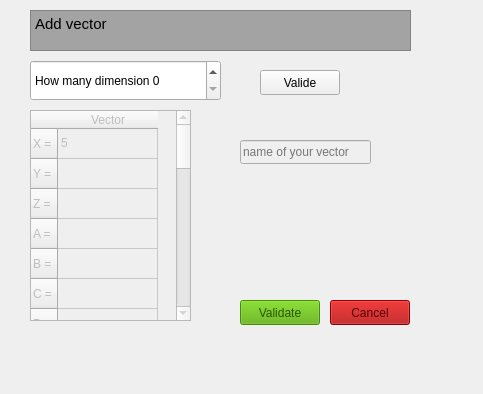
<?xml version="1.0" encoding="UTF-8"?>
<ui version="4.0">
 <class>addvectwindow</class>
 <widget class="QDialog" name="addvectwindow">
  <property name="geometry">
   <rect>
    <x>0</x>
    <y>0</y>
    <width>483</width>
    <height>394</height>
   </rect>
  </property>
  <property name="windowTitle">
   <string>Add Vector Window</string>
  </property>
  <widget class="QTableWidget" name="tableWidget_vect">
   <property name="enabled">
    <bool>false</bool>
   </property>
   <property name="geometry">
    <rect>
     <x>30</x>
     <y>110</y>
     <width>161</width>
     <height>211</height>
    </rect>
   </property>
   <property name="toolTip">
    <string/>
   </property>
   <row>
    <property name="text">
     <string>X = </string>
    </property>
   </row>
   <row>
    <property name="text">
     <string>Y =</string>
    </property>
   </row>
   <row>
    <property name="text">
     <string>Z =</string>
    </property>
   </row>
   <row>
    <property name="text">
     <string>A =</string>
    </property>
   </row>
   <row>
    <property name="text">
     <string>B =</string>
    </property>
   </row>
   <row>
    <property name="text">
     <string>C =</string>
    </property>
   </row>
   <row>
    <property name="text">
     <string>D = </string>
    </property>
   </row>
   <row>
    <property name="text">
     <string>F =</string>
    </property>
   </row>
   <row>
    <property name="text">
     <string>G =</string>
    </property>
   </row>
   <row>
    <property name="text">
     <string>H =</string>
    </property>
   </row>
   <row>
    <property name="text">
     <string>I = </string>
    </property>
   </row>
   <row>
    <property name="text">
     <string>J =</string>
    </property>
   </row>
   <row>
    <property name="text">
     <string>K =</string>
    </property>
   </row>
   <row>
    <property name="text">
     <string>L =</string>
    </property>
   </row>
   <row>
    <property name="text">
     <string>M =</string>
    </property>
   </row>
   <row>
    <property name="text">
     <string>N =</string>
    </property>
   </row>
   <row>
    <property name="text">
     <string>O = </string>
    </property>
   </row>
   <row>
    <property name="text">
     <string>P =</string>
    </property>
   </row>
   <row>
    <property name="text">
     <string>Q =</string>
    </property>
   </row>
   <row>
    <property name="text">
     <string>R =</string>
    </property>
   </row>
   <row>
    <property name="text">
     <string>S =</string>
    </property>
   </row>
   <row>
    <property name="text">
     <string>T = </string>
    </property>
   </row>
   <row>
    <property name="text">
     <string>U =</string>
    </property>
   </row>
   <row>
    <property name="text">
     <string>V =</string>
    </property>
   </row>
   <row>
    <property name="text">
     <string>W =</string>
    </property>
   </row>
   <column>
    <property name="text">
     <string>Vector</string>
    </property>
   </column>
   <item row="0" column="0">
    <property name="text">
     <string>5</string>
    </property>
   </item>
  </widget>
  <widget class="QPushButton" name="Button_valide_2">
   <property name="enabled">
    <bool>false</bool>
   </property>
   <property name="geometry">
    <rect>
     <x>240</x>
     <y>300</y>
     <width>80</width>
     <height>25</height>
    </rect>
   </property>
   <property name="palette">
    <palette>
     <active>
      <colorrole role="WindowText">
       <brush brushstyle="SolidPattern">
        <color alpha="255">
         <red>0</red>
         <green>0</green>
         <blue>0</blue>
        </color>
       </brush>
      </colorrole>
      <colorrole role="Button">
       <brush brushstyle="SolidPattern">
        <color alpha="255">
         <red>85</red>
         <green>170</green>
         <blue>0</blue>
        </color>
       </brush>
      </colorrole>
      <colorrole role="Light">
       <brush brushstyle="SolidPattern">
        <color alpha="255">
         <red>128</red>
         <green>255</green>
         <blue>0</blue>
        </color>
       </brush>
      </colorrole>
      <colorrole role="Midlight">
       <brush brushstyle="SolidPattern">
        <color alpha="255">
         <red>106</red>
         <green>212</green>
         <blue>0</blue>
        </color>
       </brush>
      </colorrole>
      <colorrole role="Dark">
       <brush brushstyle="SolidPattern">
        <color alpha="255">
         <red>43</red>
         <green>85</green>
         <blue>0</blue>
        </color>
       </brush>
      </colorrole>
      <colorrole role="Mid">
       <brush brushstyle="SolidPattern">
        <color alpha="255">
         <red>57</red>
         <green>113</green>
         <blue>0</blue>
        </color>
       </brush>
      </colorrole>
      <colorrole role="Text">
       <brush brushstyle="SolidPattern">
        <color alpha="255">
         <red>0</red>
         <green>0</green>
         <blue>0</blue>
        </color>
       </brush>
      </colorrole>
      <colorrole role="BrightText">
       <brush brushstyle="SolidPattern">
        <color alpha="255">
         <red>255</red>
         <green>255</green>
         <blue>255</blue>
        </color>
       </brush>
      </colorrole>
      <colorrole role="ButtonText">
       <brush brushstyle="SolidPattern">
        <color alpha="255">
         <red>0</red>
         <green>0</green>
         <blue>0</blue>
        </color>
       </brush>
      </colorrole>
      <colorrole role="Base">
       <brush brushstyle="SolidPattern">
        <color alpha="255">
         <red>255</red>
         <green>255</green>
         <blue>255</blue>
        </color>
       </brush>
      </colorrole>
      <colorrole role="Window">
       <brush brushstyle="SolidPattern">
        <color alpha="255">
         <red>85</red>
         <green>170</green>
         <blue>0</blue>
        </color>
       </brush>
      </colorrole>
      <colorrole role="Shadow">
       <brush brushstyle="SolidPattern">
        <color alpha="255">
         <red>0</red>
         <green>0</green>
         <blue>0</blue>
        </color>
       </brush>
      </colorrole>
      <colorrole role="AlternateBase">
       <brush brushstyle="SolidPattern">
        <color alpha="255">
         <red>170</red>
         <green>212</green>
         <blue>127</blue>
        </color>
       </brush>
      </colorrole>
      <colorrole role="ToolTipBase">
       <brush brushstyle="SolidPattern">
        <color alpha="255">
         <red>255</red>
         <green>255</green>
         <blue>220</blue>
        </color>
       </brush>
      </colorrole>
      <colorrole role="ToolTipText">
       <brush brushstyle="SolidPattern">
        <color alpha="255">
         <red>0</red>
         <green>0</green>
         <blue>0</blue>
        </color>
       </brush>
      </colorrole>
      <colorrole role="PlaceholderText">
       <brush brushstyle="SolidPattern">
        <color alpha="128">
         <red>0</red>
         <green>0</green>
         <blue>0</blue>
        </color>
       </brush>
      </colorrole>
     </active>
     <inactive>
      <colorrole role="WindowText">
       <brush brushstyle="SolidPattern">
        <color alpha="255">
         <red>0</red>
         <green>0</green>
         <blue>0</blue>
        </color>
       </brush>
      </colorrole>
      <colorrole role="Button">
       <brush brushstyle="SolidPattern">
        <color alpha="255">
         <red>85</red>
         <green>170</green>
         <blue>0</blue>
        </color>
       </brush>
      </colorrole>
      <colorrole role="Light">
       <brush brushstyle="SolidPattern">
        <color alpha="255">
         <red>128</red>
         <green>255</green>
         <blue>0</blue>
        </color>
       </brush>
      </colorrole>
      <colorrole role="Midlight">
       <brush brushstyle="SolidPattern">
        <color alpha="255">
         <red>106</red>
         <green>212</green>
         <blue>0</blue>
        </color>
       </brush>
      </colorrole>
      <colorrole role="Dark">
       <brush brushstyle="SolidPattern">
        <color alpha="255">
         <red>43</red>
         <green>85</green>
         <blue>0</blue>
        </color>
       </brush>
      </colorrole>
      <colorrole role="Mid">
       <brush brushstyle="SolidPattern">
        <color alpha="255">
         <red>57</red>
         <green>113</green>
         <blue>0</blue>
        </color>
       </brush>
      </colorrole>
      <colorrole role="Text">
       <brush brushstyle="SolidPattern">
        <color alpha="255">
         <red>0</red>
         <green>0</green>
         <blue>0</blue>
        </color>
       </brush>
      </colorrole>
      <colorrole role="BrightText">
       <brush brushstyle="SolidPattern">
        <color alpha="255">
         <red>255</red>
         <green>255</green>
         <blue>255</blue>
        </color>
       </brush>
      </colorrole>
      <colorrole role="ButtonText">
       <brush brushstyle="SolidPattern">
        <color alpha="255">
         <red>0</red>
         <green>0</green>
         <blue>0</blue>
        </color>
       </brush>
      </colorrole>
      <colorrole role="Base">
       <brush brushstyle="SolidPattern">
        <color alpha="255">
         <red>255</red>
         <green>255</green>
         <blue>255</blue>
        </color>
       </brush>
      </colorrole>
      <colorrole role="Window">
       <brush brushstyle="SolidPattern">
        <color alpha="255">
         <red>85</red>
         <green>170</green>
         <blue>0</blue>
        </color>
       </brush>
      </colorrole>
      <colorrole role="Shadow">
       <brush brushstyle="SolidPattern">
        <color alpha="255">
         <red>0</red>
         <green>0</green>
         <blue>0</blue>
        </color>
       </brush>
      </colorrole>
      <colorrole role="AlternateBase">
       <brush brushstyle="SolidPattern">
        <color alpha="255">
         <red>170</red>
         <green>212</green>
         <blue>127</blue>
        </color>
       </brush>
      </colorrole>
      <colorrole role="ToolTipBase">
       <brush brushstyle="SolidPattern">
        <color alpha="255">
         <red>255</red>
         <green>255</green>
         <blue>220</blue>
        </color>
       </brush>
      </colorrole>
      <colorrole role="ToolTipText">
       <brush brushstyle="SolidPattern">
        <color alpha="255">
         <red>0</red>
         <green>0</green>
         <blue>0</blue>
        </color>
       </brush>
      </colorrole>
      <colorrole role="PlaceholderText">
       <brush brushstyle="SolidPattern">
        <color alpha="128">
         <red>0</red>
         <green>0</green>
         <blue>0</blue>
        </color>
       </brush>
      </colorrole>
     </inactive>
     <disabled>
      <colorrole role="WindowText">
       <brush brushstyle="SolidPattern">
        <color alpha="255">
         <red>43</red>
         <green>85</green>
         <blue>0</blue>
        </color>
       </brush>
      </colorrole>
      <colorrole role="Button">
       <brush brushstyle="SolidPattern">
        <color alpha="255">
         <red>85</red>
         <green>170</green>
         <blue>0</blue>
        </color>
       </brush>
      </colorrole>
      <colorrole role="Light">
       <brush brushstyle="SolidPattern">
        <color alpha="255">
         <red>128</red>
         <green>255</green>
         <blue>0</blue>
        </color>
       </brush>
      </colorrole>
      <colorrole role="Midlight">
       <brush brushstyle="SolidPattern">
        <color alpha="255">
         <red>106</red>
         <green>212</green>
         <blue>0</blue>
        </color>
       </brush>
      </colorrole>
      <colorrole role="Dark">
       <brush brushstyle="SolidPattern">
        <color alpha="255">
         <red>43</red>
         <green>85</green>
         <blue>0</blue>
        </color>
       </brush>
      </colorrole>
      <colorrole role="Mid">
       <brush brushstyle="SolidPattern">
        <color alpha="255">
         <red>57</red>
         <green>113</green>
         <blue>0</blue>
        </color>
       </brush>
      </colorrole>
      <colorrole role="Text">
       <brush brushstyle="SolidPattern">
        <color alpha="255">
         <red>43</red>
         <green>85</green>
         <blue>0</blue>
        </color>
       </brush>
      </colorrole>
      <colorrole role="BrightText">
       <brush brushstyle="SolidPattern">
        <color alpha="255">
         <red>255</red>
         <green>255</green>
         <blue>255</blue>
        </color>
       </brush>
      </colorrole>
      <colorrole role="ButtonText">
       <brush brushstyle="SolidPattern">
        <color alpha="255">
         <red>43</red>
         <green>85</green>
         <blue>0</blue>
        </color>
       </brush>
      </colorrole>
      <colorrole role="Base">
       <brush brushstyle="SolidPattern">
        <color alpha="255">
         <red>85</red>
         <green>170</green>
         <blue>0</blue>
        </color>
       </brush>
      </colorrole>
      <colorrole role="Window">
       <brush brushstyle="SolidPattern">
        <color alpha="255">
         <red>85</red>
         <green>170</green>
         <blue>0</blue>
        </color>
       </brush>
      </colorrole>
      <colorrole role="Shadow">
       <brush brushstyle="SolidPattern">
        <color alpha="255">
         <red>0</red>
         <green>0</green>
         <blue>0</blue>
        </color>
       </brush>
      </colorrole>
      <colorrole role="AlternateBase">
       <brush brushstyle="SolidPattern">
        <color alpha="255">
         <red>85</red>
         <green>170</green>
         <blue>0</blue>
        </color>
       </brush>
      </colorrole>
      <colorrole role="ToolTipBase">
       <brush brushstyle="SolidPattern">
        <color alpha="255">
         <red>255</red>
         <green>255</green>
         <blue>220</blue>
        </color>
       </brush>
      </colorrole>
      <colorrole role="ToolTipText">
       <brush brushstyle="SolidPattern">
        <color alpha="255">
         <red>0</red>
         <green>0</green>
         <blue>0</blue>
        </color>
       </brush>
      </colorrole>
      <colorrole role="PlaceholderText">
       <brush brushstyle="SolidPattern">
        <color alpha="128">
         <red>0</red>
         <green>0</green>
         <blue>0</blue>
        </color>
       </brush>
      </colorrole>
     </disabled>
    </palette>
   </property>
   <property name="font">
    <font>
     <weight>50</weight>
     <bold>false</bold>
    </font>
   </property>
   <property name="autoFillBackground">
    <bool>false</bool>
   </property>
   <property name="text">
    <string>Validate</string>
   </property>
   <property name="autoDefault">
    <bool>true</bool>
   </property>
   <property name="default">
    <bool>false</bool>
   </property>
   <property name="flat">
    <bool>false</bool>
   </property>
  </widget>
  <widget class="QPushButton" name="Button_cancel_2">
   <property name="enabled">
    <bool>false</bool>
   </property>
   <property name="geometry">
    <rect>
     <x>330</x>
     <y>300</y>
     <width>80</width>
     <height>25</height>
    </rect>
   </property>
   <property name="palette">
    <palette>
     <active>
      <colorrole role="WindowText">
       <brush brushstyle="SolidPattern">
        <color alpha="255">
         <red>0</red>
         <green>0</green>
         <blue>0</blue>
        </color>
       </brush>
      </colorrole>
      <colorrole role="Button">
       <brush brushstyle="SolidPattern">
        <color alpha="255">
         <red>170</red>
         <green>0</green>
         <blue>0</blue>
        </color>
       </brush>
      </colorrole>
      <colorrole role="Light">
       <brush brushstyle="SolidPattern">
        <color alpha="255">
         <red>255</red>
         <green>0</green>
         <blue>0</blue>
        </color>
       </brush>
      </colorrole>
      <colorrole role="Midlight">
       <brush brushstyle="SolidPattern">
        <color alpha="255">
         <red>212</red>
         <green>0</green>
         <blue>0</blue>
        </color>
       </brush>
      </colorrole>
      <colorrole role="Dark">
       <brush brushstyle="SolidPattern">
        <color alpha="255">
         <red>85</red>
         <green>0</green>
         <blue>0</blue>
        </color>
       </brush>
      </colorrole>
      <colorrole role="Mid">
       <brush brushstyle="SolidPattern">
        <color alpha="255">
         <red>113</red>
         <green>0</green>
         <blue>0</blue>
        </color>
       </brush>
      </colorrole>
      <colorrole role="Text">
       <brush brushstyle="SolidPattern">
        <color alpha="255">
         <red>0</red>
         <green>0</green>
         <blue>0</blue>
        </color>
       </brush>
      </colorrole>
      <colorrole role="BrightText">
       <brush brushstyle="SolidPattern">
        <color alpha="255">
         <red>255</red>
         <green>255</green>
         <blue>255</blue>
        </color>
       </brush>
      </colorrole>
      <colorrole role="ButtonText">
       <brush brushstyle="SolidPattern">
        <color alpha="255">
         <red>0</red>
         <green>0</green>
         <blue>0</blue>
        </color>
       </brush>
      </colorrole>
      <colorrole role="Base">
       <brush brushstyle="SolidPattern">
        <color alpha="255">
         <red>255</red>
         <green>255</green>
         <blue>255</blue>
        </color>
       </brush>
      </colorrole>
      <colorrole role="Window">
       <brush brushstyle="SolidPattern">
        <color alpha="255">
         <red>170</red>
         <green>0</green>
         <blue>0</blue>
        </color>
       </brush>
      </colorrole>
      <colorrole role="Shadow">
       <brush brushstyle="SolidPattern">
        <color alpha="255">
         <red>0</red>
         <green>0</green>
         <blue>0</blue>
        </color>
       </brush>
      </colorrole>
      <colorrole role="AlternateBase">
       <brush brushstyle="SolidPattern">
        <color alpha="255">
         <red>212</red>
         <green>127</green>
         <blue>127</blue>
        </color>
       </brush>
      </colorrole>
      <colorrole role="ToolTipBase">
       <brush brushstyle="SolidPattern">
        <color alpha="255">
         <red>255</red>
         <green>255</green>
         <blue>220</blue>
        </color>
       </brush>
      </colorrole>
      <colorrole role="ToolTipText">
       <brush brushstyle="SolidPattern">
        <color alpha="255">
         <red>0</red>
         <green>0</green>
         <blue>0</blue>
        </color>
       </brush>
      </colorrole>
      <colorrole role="PlaceholderText">
       <brush brushstyle="SolidPattern">
        <color alpha="128">
         <red>0</red>
         <green>0</green>
         <blue>0</blue>
        </color>
       </brush>
      </colorrole>
     </active>
     <inactive>
      <colorrole role="WindowText">
       <brush brushstyle="SolidPattern">
        <color alpha="255">
         <red>0</red>
         <green>0</green>
         <blue>0</blue>
        </color>
       </brush>
      </colorrole>
      <colorrole role="Button">
       <brush brushstyle="SolidPattern">
        <color alpha="255">
         <red>170</red>
         <green>0</green>
         <blue>0</blue>
        </color>
       </brush>
      </colorrole>
      <colorrole role="Light">
       <brush brushstyle="SolidPattern">
        <color alpha="255">
         <red>255</red>
         <green>0</green>
         <blue>0</blue>
        </color>
       </brush>
      </colorrole>
      <colorrole role="Midlight">
       <brush brushstyle="SolidPattern">
        <color alpha="255">
         <red>212</red>
         <green>0</green>
         <blue>0</blue>
        </color>
       </brush>
      </colorrole>
      <colorrole role="Dark">
       <brush brushstyle="SolidPattern">
        <color alpha="255">
         <red>85</red>
         <green>0</green>
         <blue>0</blue>
        </color>
       </brush>
      </colorrole>
      <colorrole role="Mid">
       <brush brushstyle="SolidPattern">
        <color alpha="255">
         <red>113</red>
         <green>0</green>
         <blue>0</blue>
        </color>
       </brush>
      </colorrole>
      <colorrole role="Text">
       <brush brushstyle="SolidPattern">
        <color alpha="255">
         <red>0</red>
         <green>0</green>
         <blue>0</blue>
        </color>
       </brush>
      </colorrole>
      <colorrole role="BrightText">
       <brush brushstyle="SolidPattern">
        <color alpha="255">
         <red>255</red>
         <green>255</green>
         <blue>255</blue>
        </color>
       </brush>
      </colorrole>
      <colorrole role="ButtonText">
       <brush brushstyle="SolidPattern">
        <color alpha="255">
         <red>0</red>
         <green>0</green>
         <blue>0</blue>
        </color>
       </brush>
      </colorrole>
      <colorrole role="Base">
       <brush brushstyle="SolidPattern">
        <color alpha="255">
         <red>255</red>
         <green>255</green>
         <blue>255</blue>
        </color>
       </brush>
      </colorrole>
      <colorrole role="Window">
       <brush brushstyle="SolidPattern">
        <color alpha="255">
         <red>170</red>
         <green>0</green>
         <blue>0</blue>
        </color>
       </brush>
      </colorrole>
      <colorrole role="Shadow">
       <brush brushstyle="SolidPattern">
        <color alpha="255">
         <red>0</red>
         <green>0</green>
         <blue>0</blue>
        </color>
       </brush>
      </colorrole>
      <colorrole role="AlternateBase">
       <brush brushstyle="SolidPattern">
        <color alpha="255">
         <red>212</red>
         <green>127</green>
         <blue>127</blue>
        </color>
       </brush>
      </colorrole>
      <colorrole role="ToolTipBase">
       <brush brushstyle="SolidPattern">
        <color alpha="255">
         <red>255</red>
         <green>255</green>
         <blue>220</blue>
        </color>
       </brush>
      </colorrole>
      <colorrole role="ToolTipText">
       <brush brushstyle="SolidPattern">
        <color alpha="255">
         <red>0</red>
         <green>0</green>
         <blue>0</blue>
        </color>
       </brush>
      </colorrole>
      <colorrole role="PlaceholderText">
       <brush brushstyle="SolidPattern">
        <color alpha="128">
         <red>0</red>
         <green>0</green>
         <blue>0</blue>
        </color>
       </brush>
      </colorrole>
     </inactive>
     <disabled>
      <colorrole role="WindowText">
       <brush brushstyle="SolidPattern">
        <color alpha="255">
         <red>85</red>
         <green>0</green>
         <blue>0</blue>
        </color>
       </brush>
      </colorrole>
      <colorrole role="Button">
       <brush brushstyle="SolidPattern">
        <color alpha="255">
         <red>170</red>
         <green>0</green>
         <blue>0</blue>
        </color>
       </brush>
      </colorrole>
      <colorrole role="Light">
       <brush brushstyle="SolidPattern">
        <color alpha="255">
         <red>255</red>
         <green>0</green>
         <blue>0</blue>
        </color>
       </brush>
      </colorrole>
      <colorrole role="Midlight">
       <brush brushstyle="SolidPattern">
        <color alpha="255">
         <red>212</red>
         <green>0</green>
         <blue>0</blue>
        </color>
       </brush>
      </colorrole>
      <colorrole role="Dark">
       <brush brushstyle="SolidPattern">
        <color alpha="255">
         <red>85</red>
         <green>0</green>
         <blue>0</blue>
        </color>
       </brush>
      </colorrole>
      <colorrole role="Mid">
       <brush brushstyle="SolidPattern">
        <color alpha="255">
         <red>113</red>
         <green>0</green>
         <blue>0</blue>
        </color>
       </brush>
      </colorrole>
      <colorrole role="Text">
       <brush brushstyle="SolidPattern">
        <color alpha="255">
         <red>85</red>
         <green>0</green>
         <blue>0</blue>
        </color>
       </brush>
      </colorrole>
      <colorrole role="BrightText">
       <brush brushstyle="SolidPattern">
        <color alpha="255">
         <red>255</red>
         <green>255</green>
         <blue>255</blue>
        </color>
       </brush>
      </colorrole>
      <colorrole role="ButtonText">
       <brush brushstyle="SolidPattern">
        <color alpha="255">
         <red>85</red>
         <green>0</green>
         <blue>0</blue>
        </color>
       </brush>
      </colorrole>
      <colorrole role="Base">
       <brush brushstyle="SolidPattern">
        <color alpha="255">
         <red>170</red>
         <green>0</green>
         <blue>0</blue>
        </color>
       </brush>
      </colorrole>
      <colorrole role="Window">
       <brush brushstyle="SolidPattern">
        <color alpha="255">
         <red>170</red>
         <green>0</green>
         <blue>0</blue>
        </color>
       </brush>
      </colorrole>
      <colorrole role="Shadow">
       <brush brushstyle="SolidPattern">
        <color alpha="255">
         <red>0</red>
         <green>0</green>
         <blue>0</blue>
        </color>
       </brush>
      </colorrole>
      <colorrole role="AlternateBase">
       <brush brushstyle="SolidPattern">
        <color alpha="255">
         <red>170</red>
         <green>0</green>
         <blue>0</blue>
        </color>
       </brush>
      </colorrole>
      <colorrole role="ToolTipBase">
       <brush brushstyle="SolidPattern">
        <color alpha="255">
         <red>255</red>
         <green>255</green>
         <blue>220</blue>
        </color>
       </brush>
      </colorrole>
      <colorrole role="ToolTipText">
       <brush brushstyle="SolidPattern">
        <color alpha="255">
         <red>0</red>
         <green>0</green>
         <blue>0</blue>
        </color>
       </brush>
      </colorrole>
      <colorrole role="PlaceholderText">
       <brush brushstyle="SolidPattern">
        <color alpha="128">
         <red>0</red>
         <green>0</green>
         <blue>0</blue>
        </color>
       </brush>
      </colorrole>
     </disabled>
    </palette>
   </property>
   <property name="text">
    <string>Cancel</string>
   </property>
  </widget>
  <widget class="QPushButton" name="Button_valide1">
   <property name="geometry">
    <rect>
     <x>260</x>
     <y>70</y>
     <width>80</width>
     <height>25</height>
    </rect>
   </property>
   <property name="text">
    <string>Valide</string>
   </property>
  </widget>
  <widget class="QSpinBox" name="spinBox">
   <property name="geometry">
    <rect>
     <x>30</x>
     <y>60</y>
     <width>191</width>
     <height>41</height>
    </rect>
   </property>
   <property name="prefix">
    <string>How many dimension </string>
   </property>
  </widget>
  <widget class="QTextBrowser" name="Display_title">
   <property name="geometry">
    <rect>
     <x>30</x>
     <y>10</y>
     <width>381</width>
     <height>41</height>
    </rect>
   </property>
   <property name="palette">
    <palette>
     <active>
      <colorrole role="WindowText">
       <brush brushstyle="SolidPattern">
        <color alpha="255">
         <red>0</red>
         <green>0</green>
         <blue>0</blue>
        </color>
       </brush>
      </colorrole>
      <colorrole role="Button">
       <brush brushstyle="SolidPattern">
        <color alpha="255">
         <red>170</red>
         <green>170</green>
         <blue>170</blue>
        </color>
       </brush>
      </colorrole>
      <colorrole role="Light">
       <brush brushstyle="SolidPattern">
        <color alpha="255">
         <red>255</red>
         <green>255</green>
         <blue>255</blue>
        </color>
       </brush>
      </colorrole>
      <colorrole role="Midlight">
       <brush brushstyle="SolidPattern">
        <color alpha="255">
         <red>212</red>
         <green>212</green>
         <blue>212</blue>
        </color>
       </brush>
      </colorrole>
      <colorrole role="Dark">
       <brush brushstyle="SolidPattern">
        <color alpha="255">
         <red>85</red>
         <green>85</green>
         <blue>85</blue>
        </color>
       </brush>
      </colorrole>
      <colorrole role="Mid">
       <brush brushstyle="SolidPattern">
        <color alpha="255">
         <red>113</red>
         <green>113</green>
         <blue>113</blue>
        </color>
       </brush>
      </colorrole>
      <colorrole role="Text">
       <brush brushstyle="SolidPattern">
        <color alpha="255">
         <red>0</red>
         <green>0</green>
         <blue>0</blue>
        </color>
       </brush>
      </colorrole>
      <colorrole role="BrightText">
       <brush brushstyle="SolidPattern">
        <color alpha="255">
         <red>255</red>
         <green>255</green>
         <blue>255</blue>
        </color>
       </brush>
      </colorrole>
      <colorrole role="ButtonText">
       <brush brushstyle="SolidPattern">
        <color alpha="255">
         <red>0</red>
         <green>0</green>
         <blue>0</blue>
        </color>
       </brush>
      </colorrole>
      <colorrole role="Base">
       <brush brushstyle="SolidPattern">
        <color alpha="255">
         <red>163</red>
         <green>163</green>
         <blue>163</blue>
        </color>
       </brush>
      </colorrole>
      <colorrole role="Window">
       <brush brushstyle="SolidPattern">
        <color alpha="255">
         <red>170</red>
         <green>170</green>
         <blue>170</blue>
        </color>
       </brush>
      </colorrole>
      <colorrole role="Shadow">
       <brush brushstyle="SolidPattern">
        <color alpha="255">
         <red>0</red>
         <green>0</green>
         <blue>0</blue>
        </color>
       </brush>
      </colorrole>
      <colorrole role="AlternateBase">
       <brush brushstyle="SolidPattern">
        <color alpha="255">
         <red>212</red>
         <green>212</green>
         <blue>212</blue>
        </color>
       </brush>
      </colorrole>
      <colorrole role="ToolTipBase">
       <brush brushstyle="SolidPattern">
        <color alpha="255">
         <red>255</red>
         <green>255</green>
         <blue>220</blue>
        </color>
       </brush>
      </colorrole>
      <colorrole role="ToolTipText">
       <brush brushstyle="SolidPattern">
        <color alpha="255">
         <red>0</red>
         <green>0</green>
         <blue>0</blue>
        </color>
       </brush>
      </colorrole>
      <colorrole role="PlaceholderText">
       <brush brushstyle="SolidPattern">
        <color alpha="128">
         <red>0</red>
         <green>0</green>
         <blue>0</blue>
        </color>
       </brush>
      </colorrole>
     </active>
     <inactive>
      <colorrole role="WindowText">
       <brush brushstyle="SolidPattern">
        <color alpha="255">
         <red>0</red>
         <green>0</green>
         <blue>0</blue>
        </color>
       </brush>
      </colorrole>
      <colorrole role="Button">
       <brush brushstyle="SolidPattern">
        <color alpha="255">
         <red>170</red>
         <green>170</green>
         <blue>170</blue>
        </color>
       </brush>
      </colorrole>
      <colorrole role="Light">
       <brush brushstyle="SolidPattern">
        <color alpha="255">
         <red>255</red>
         <green>255</green>
         <blue>255</blue>
        </color>
       </brush>
      </colorrole>
      <colorrole role="Midlight">
       <brush brushstyle="SolidPattern">
        <color alpha="255">
         <red>212</red>
         <green>212</green>
         <blue>212</blue>
        </color>
       </brush>
      </colorrole>
      <colorrole role="Dark">
       <brush brushstyle="SolidPattern">
        <color alpha="255">
         <red>85</red>
         <green>85</green>
         <blue>85</blue>
        </color>
       </brush>
      </colorrole>
      <colorrole role="Mid">
       <brush brushstyle="SolidPattern">
        <color alpha="255">
         <red>113</red>
         <green>113</green>
         <blue>113</blue>
        </color>
       </brush>
      </colorrole>
      <colorrole role="Text">
       <brush brushstyle="SolidPattern">
        <color alpha="255">
         <red>0</red>
         <green>0</green>
         <blue>0</blue>
        </color>
       </brush>
      </colorrole>
      <colorrole role="BrightText">
       <brush brushstyle="SolidPattern">
        <color alpha="255">
         <red>255</red>
         <green>255</green>
         <blue>255</blue>
        </color>
       </brush>
      </colorrole>
      <colorrole role="ButtonText">
       <brush brushstyle="SolidPattern">
        <color alpha="255">
         <red>0</red>
         <green>0</green>
         <blue>0</blue>
        </color>
       </brush>
      </colorrole>
      <colorrole role="Base">
       <brush brushstyle="SolidPattern">
        <color alpha="255">
         <red>163</red>
         <green>163</green>
         <blue>163</blue>
        </color>
       </brush>
      </colorrole>
      <colorrole role="Window">
       <brush brushstyle="SolidPattern">
        <color alpha="255">
         <red>170</red>
         <green>170</green>
         <blue>170</blue>
        </color>
       </brush>
      </colorrole>
      <colorrole role="Shadow">
       <brush brushstyle="SolidPattern">
        <color alpha="255">
         <red>0</red>
         <green>0</green>
         <blue>0</blue>
        </color>
       </brush>
      </colorrole>
      <colorrole role="AlternateBase">
       <brush brushstyle="SolidPattern">
        <color alpha="255">
         <red>212</red>
         <green>212</green>
         <blue>212</blue>
        </color>
       </brush>
      </colorrole>
      <colorrole role="ToolTipBase">
       <brush brushstyle="SolidPattern">
        <color alpha="255">
         <red>255</red>
         <green>255</green>
         <blue>220</blue>
        </color>
       </brush>
      </colorrole>
      <colorrole role="ToolTipText">
       <brush brushstyle="SolidPattern">
        <color alpha="255">
         <red>0</red>
         <green>0</green>
         <blue>0</blue>
        </color>
       </brush>
      </colorrole>
      <colorrole role="PlaceholderText">
       <brush brushstyle="SolidPattern">
        <color alpha="128">
         <red>0</red>
         <green>0</green>
         <blue>0</blue>
        </color>
       </brush>
      </colorrole>
     </inactive>
     <disabled>
      <colorrole role="WindowText">
       <brush brushstyle="SolidPattern">
        <color alpha="255">
         <red>85</red>
         <green>85</green>
         <blue>85</blue>
        </color>
       </brush>
      </colorrole>
      <colorrole role="Button">
       <brush brushstyle="SolidPattern">
        <color alpha="255">
         <red>170</red>
         <green>170</green>
         <blue>170</blue>
        </color>
       </brush>
      </colorrole>
      <colorrole role="Light">
       <brush brushstyle="SolidPattern">
        <color alpha="255">
         <red>255</red>
         <green>255</green>
         <blue>255</blue>
        </color>
       </brush>
      </colorrole>
      <colorrole role="Midlight">
       <brush brushstyle="SolidPattern">
        <color alpha="255">
         <red>212</red>
         <green>212</green>
         <blue>212</blue>
        </color>
       </brush>
      </colorrole>
      <colorrole role="Dark">
       <brush brushstyle="SolidPattern">
        <color alpha="255">
         <red>85</red>
         <green>85</green>
         <blue>85</blue>
        </color>
       </brush>
      </colorrole>
      <colorrole role="Mid">
       <brush brushstyle="SolidPattern">
        <color alpha="255">
         <red>113</red>
         <green>113</green>
         <blue>113</blue>
        </color>
       </brush>
      </colorrole>
      <colorrole role="Text">
       <brush brushstyle="SolidPattern">
        <color alpha="255">
         <red>85</red>
         <green>85</green>
         <blue>85</blue>
        </color>
       </brush>
      </colorrole>
      <colorrole role="BrightText">
       <brush brushstyle="SolidPattern">
        <color alpha="255">
         <red>255</red>
         <green>255</green>
         <blue>255</blue>
        </color>
       </brush>
      </colorrole>
      <colorrole role="ButtonText">
       <brush brushstyle="SolidPattern">
        <color alpha="255">
         <red>85</red>
         <green>85</green>
         <blue>85</blue>
        </color>
       </brush>
      </colorrole>
      <colorrole role="Base">
       <brush brushstyle="SolidPattern">
        <color alpha="255">
         <red>170</red>
         <green>170</green>
         <blue>170</blue>
        </color>
       </brush>
      </colorrole>
      <colorrole role="Window">
       <brush brushstyle="SolidPattern">
        <color alpha="255">
         <red>170</red>
         <green>170</green>
         <blue>170</blue>
        </color>
       </brush>
      </colorrole>
      <colorrole role="Shadow">
       <brush brushstyle="SolidPattern">
        <color alpha="255">
         <red>0</red>
         <green>0</green>
         <blue>0</blue>
        </color>
       </brush>
      </colorrole>
      <colorrole role="AlternateBase">
       <brush brushstyle="SolidPattern">
        <color alpha="255">
         <red>170</red>
         <green>170</green>
         <blue>170</blue>
        </color>
       </brush>
      </colorrole>
      <colorrole role="ToolTipBase">
       <brush brushstyle="SolidPattern">
        <color alpha="255">
         <red>255</red>
         <green>255</green>
         <blue>220</blue>
        </color>
       </brush>
      </colorrole>
      <colorrole role="ToolTipText">
       <brush brushstyle="SolidPattern">
        <color alpha="255">
         <red>0</red>
         <green>0</green>
         <blue>0</blue>
        </color>
       </brush>
      </colorrole>
      <colorrole role="PlaceholderText">
       <brush brushstyle="SolidPattern">
        <color alpha="128">
         <red>0</red>
         <green>0</green>
         <blue>0</blue>
        </color>
       </brush>
      </colorrole>
     </disabled>
    </palette>
   </property>
   <property name="html">
    <string>&lt;!DOCTYPE HTML PUBLIC &quot;-//W3C//DTD HTML 4.0//EN&quot; &quot;http://www.w3.org/TR/REC-html40/strict.dtd&quot;&gt;
&lt;html&gt;&lt;head&gt;&lt;meta name=&quot;qrichtext&quot; content=&quot;1&quot; /&gt;&lt;style type=&quot;text/css&quot;&gt;
p, li { white-space: pre-wrap; }
&lt;/style&gt;&lt;/head&gt;&lt;body style=&quot; font-family:'MS Shell Dlg 2'; font-size:7.8pt; font-weight:400; font-style:normal;&quot;&gt;
&lt;p style=&quot; margin-top:0px; margin-bottom:0px; margin-left:0px; margin-right:0px; -qt-block-indent:0; text-indent:0px;&quot;&gt;&lt;span style=&quot; font-size:11pt;&quot;&gt;Add vector&lt;/span&gt;&lt;/p&gt;&lt;/body&gt;&lt;/html&gt;</string>
   </property>
  </widget>
  <widget class="QLineEdit" name="lineEdit_name">
   <property name="enabled">
    <bool>false</bool>
   </property>
   <property name="geometry">
    <rect>
     <x>240</x>
     <y>140</y>
     <width>131</width>
     <height>24</height>
    </rect>
   </property>
   <property name="toolTipDuration">
    <number>-1</number>
   </property>
   <property name="placeholderText">
    <string>name of your vector</string>
   </property>
  </widget>
 </widget>
 <resources/>
 <connections/>
</ui>
